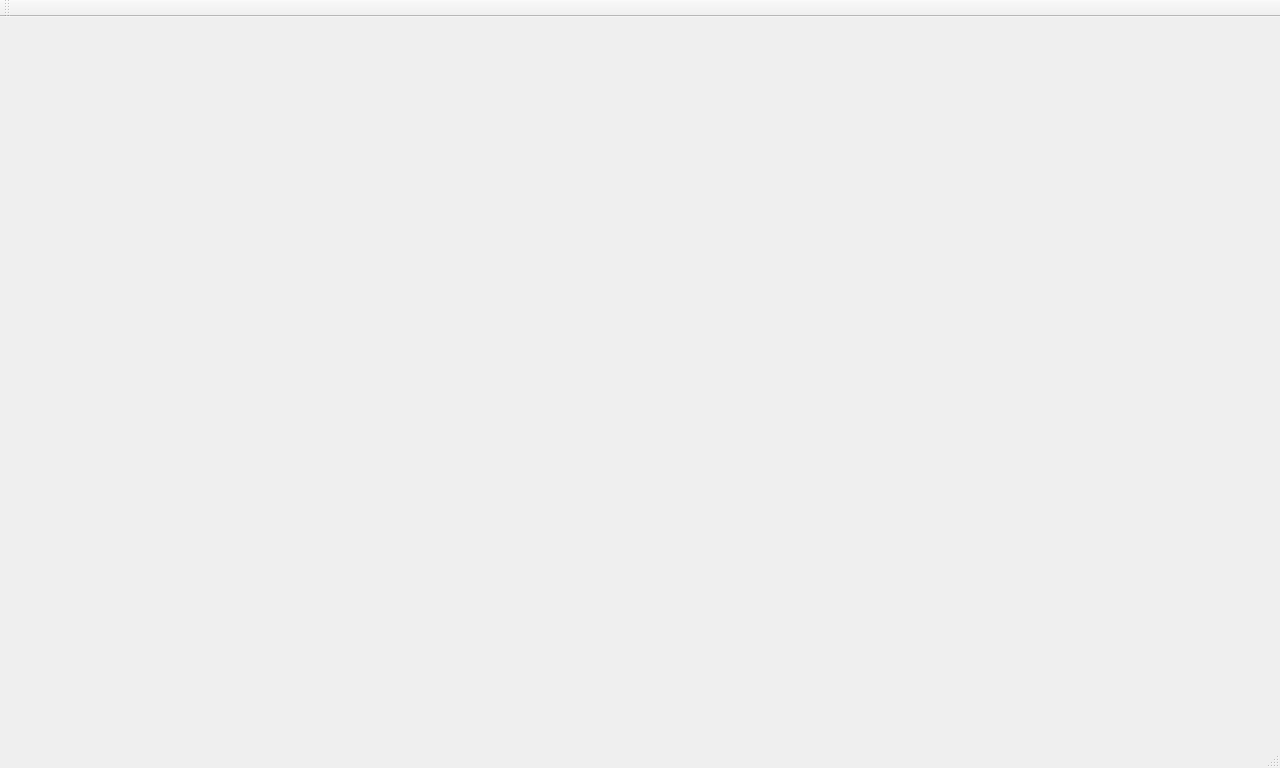
<?xml version="1.0" encoding="UTF-8"?>
<ui version="4.0">
 <class>SnowLoadCountmw</class>
 <widget class="QMainWindow" name="SnowLoadCountmw">
  <property name="geometry">
   <rect>
    <x>0</x>
    <y>0</y>
    <width>1280</width>
    <height>768</height>
   </rect>
  </property>
  <property name="sizePolicy">
   <sizepolicy hsizetype="Maximum" vsizetype="Maximum">
    <horstretch>0</horstretch>
    <verstretch>0</verstretch>
   </sizepolicy>
  </property>
  <property name="windowTitle">
   <string>SnowLoadCountmw</string>
  </property>
  <widget class="QWidget" name="centralWidget"/>
  <widget class="QMenuBar" name="menuBar">
   <property name="geometry">
    <rect>
     <x>0</x>
     <y>0</y>
     <width>1280</width>
     <height>19</height>
    </rect>
   </property>
  </widget>
  <widget class="QToolBar" name="mainToolBar">
   <attribute name="toolBarArea">
    <enum>TopToolBarArea</enum>
   </attribute>
   <attribute name="toolBarBreak">
    <bool>false</bool>
   </attribute>
  </widget>
  <widget class="QStatusBar" name="statusBar"/>
 </widget>
 <layoutdefault spacing="6" margin="11"/>
 <resources/>
 <connections/>
</ui>
